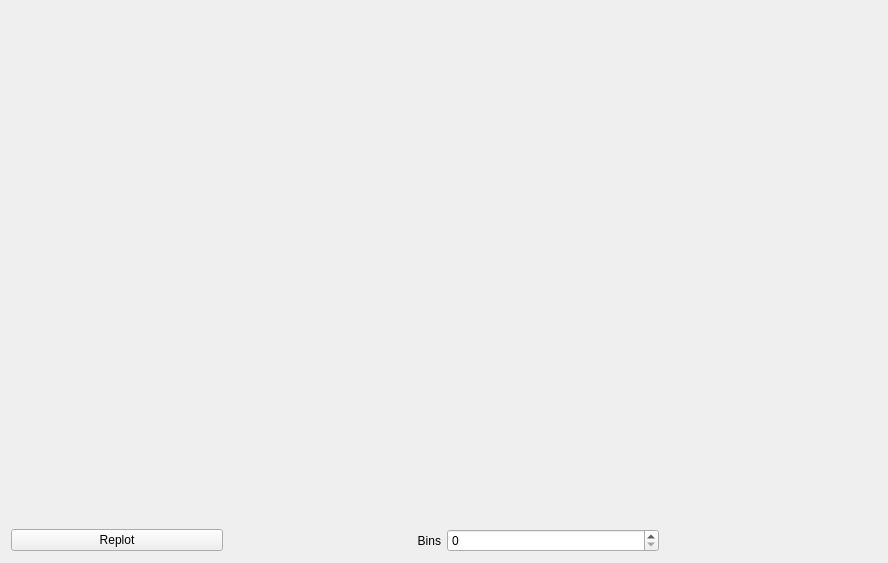
<?xml version="1.0" encoding="UTF-8"?>
<ui version="4.0">
 <class>Form</class>
 <widget class="QWidget" name="Form">
  <property name="geometry">
   <rect>
    <x>0</x>
    <y>0</y>
    <width>888</width>
    <height>563</height>
   </rect>
  </property>
  <property name="windowTitle">
   <string>Form</string>
  </property>
  <layout class="QGridLayout" name="gridLayout">
   <item row="2" column="1">
    <widget class="QLabel" name="label">
     <property name="sizePolicy">
      <sizepolicy hsizetype="Preferred" vsizetype="Preferred">
       <horstretch>0</horstretch>
       <verstretch>0</verstretch>
      </sizepolicy>
     </property>
     <property name="text">
      <string>Bins</string>
     </property>
     <property name="alignment">
      <set>Qt::AlignRight|Qt::AlignTrailing|Qt::AlignVCenter</set>
     </property>
    </widget>
   </item>
   <item row="2" column="2">
    <widget class="QSpinBox" name="bins">
     <property name="maximum">
      <number>256</number>
     </property>
    </widget>
   </item>
   <item row="2" column="0">
    <widget class="QPushButton" name="replot">
     <property name="text">
      <string>Replot</string>
     </property>
    </widget>
   </item>
   <item row="0" column="0" colspan="4">
    <widget class="MplWidget" name="mpl" native="true"/>
   </item>
  </layout>
 </widget>
 <customwidgets>
  <customwidget>
   <class>MplWidget</class>
   <extends>QWidget</extends>
   <header>pcot.ui.mplwidget</header>
   <container>1</container>
  </customwidget>
 </customwidgets>
 <resources/>
 <connections/>
</ui>
